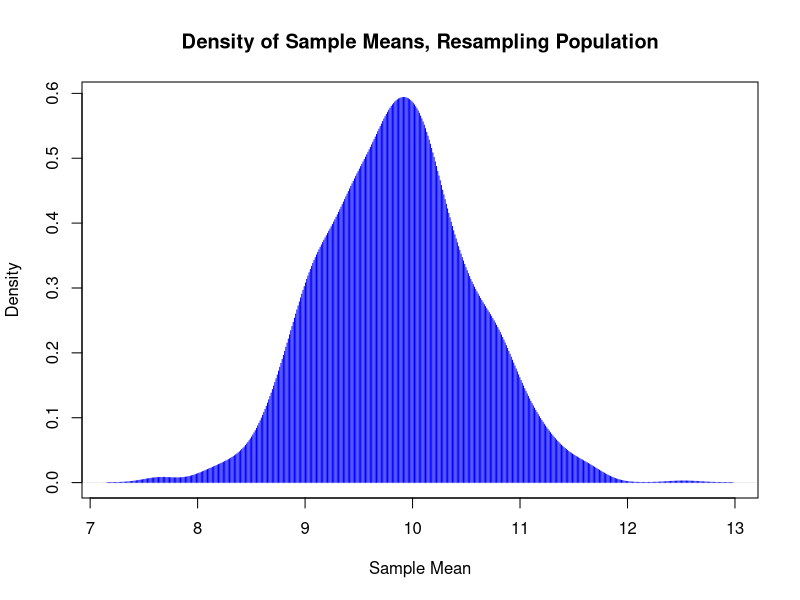
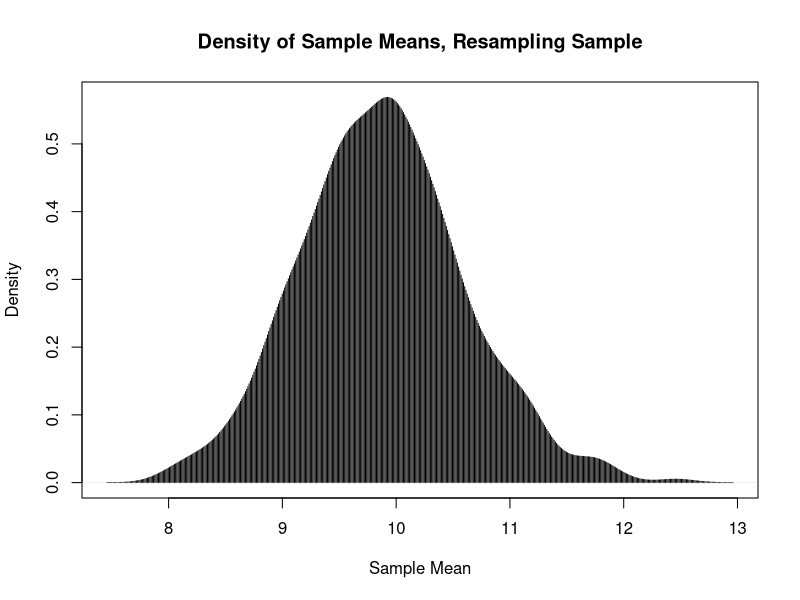
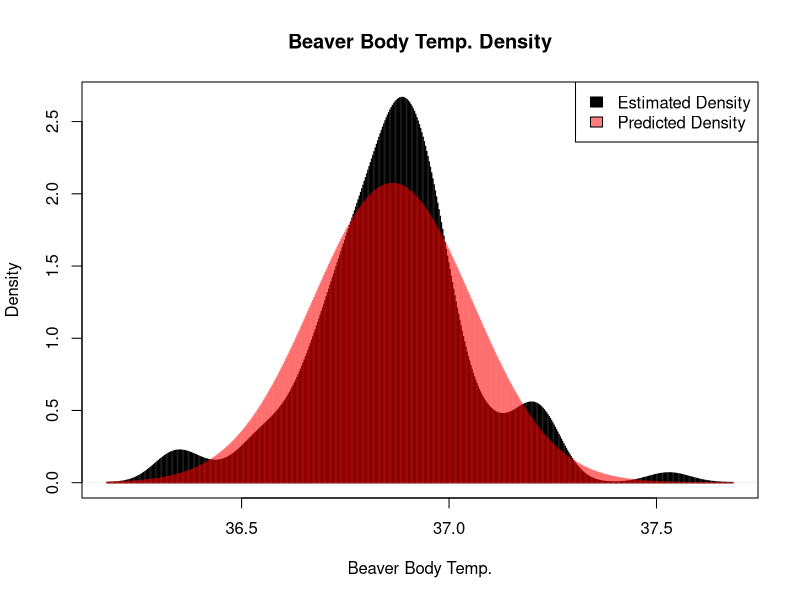
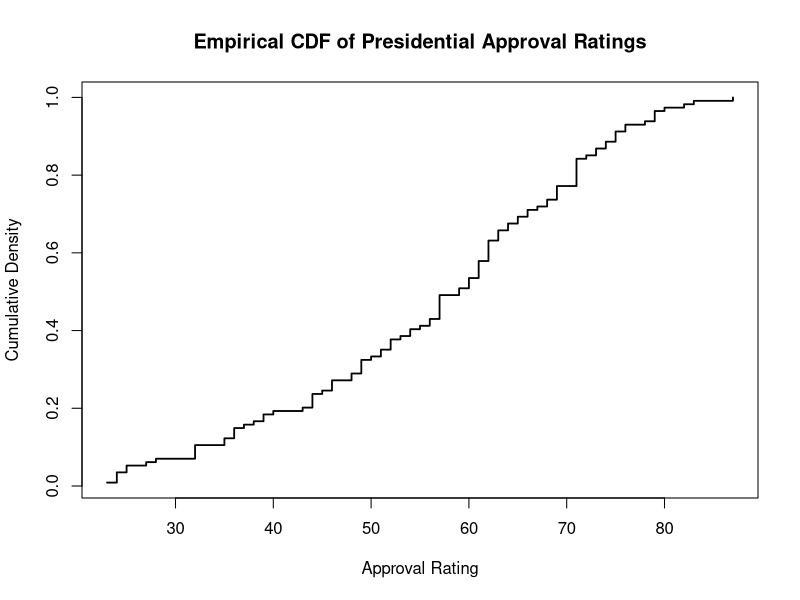

These charts were generated, in order, by the following R code:
## ---- chunk 1
knitr::opts_chunk$set(echo = TRUE)
## ---- chunk 2
N = 10000
theta = 10
rate = 1/theta
exp_pop = rexp(N, rate = rate)
## ---- chunk 3
num_samples = 1000
sample_size = 200
sample_1 = rep(0, num_samples)
for (i in 1:num_samples) {
  sample_1[i] = mean(sample(exp_pop, sample_size))
}
sample_1_mean_dens = density(sample_1)
plot(sample_1_mean_dens,
     xlab = "Sample Mean",
     main = "Density of Sample Means, Resampling Population",
     type = "h",
     col = "blue")
## ---- chunk 4
solo_sample = sample(exp_pop, sample_size)
sample_2 = rep(0, num_samples)
for (i in 1:num_samples) {
  sample_2[i] = mean(sample(exp_pop, sample_size, replace = TRUE))
}
sample_2_mean_dens = density(sample_2)
plot(sample_2_mean_dens,
     xlab = "Sample Mean",
     main = "Density of Sample Means, Resampling Sample",
     type = "h")
## ---- chunk 5
MLE_fun_gen_gamma = function(y,par_0=c(1,1,1),tol=1e-15,maxit=1e5, hess=FALSE){
  #par_0 power and shape and expectation
  par_trans_theta_gen_gamma = function(par){theta = log(par); return(theta)}
  theta_trans_par_gen_gamma = function(theta){par = exp(theta); return(par)}
  ll_par_gen_gamma = function(par,y){
   sum(dgamma(y^(par[1]),shape=par[2],rate=par[2]/(par[3])^par[1],log=TRUE)) +log(par[1])*length(y)+ (par[1]-1)*sum(log(y))
  }
  ll_theta_gen_gamma = function(theta,y){
    par = theta_trans_par_gen_gamma(theta)
    ll = ll_par_gen_gamma(par,y)
    return(ll)
  }
  theta_0 = par_trans_theta_gen_gamma(par_0)
  fn_theta = ll_theta_gen_gamma
  method="Nelder-Mead"
  control = list(fnscale= -1, maxit=maxit, reltol=tol)
  opt = optim(par=theta_0,fn=fn_theta,y=y,method=method,control=control)
  MLE = theta_trans_par_gen_gamma(opt$par)
  log_lik = opt$value
  if(!hess){
    return(list(MLE=MLE, log_lik=log_lik))
  }else{
    fn_par = ll_par_gen_gamma
    hess = optimHess(MLE,fn=fn_par,y=y,control=control)
    fisher_info = -hess
    cov = solve(fisher_info)
    return(list(MLE=MLE, log_lik=log_lik, fisher_info = fisher_info, covariance = cov))
  }
}

pred_dens_gen_gamma = function(y_val,mle){
  par = mle$MLE
  pred = exp(dgamma(y_val^(par[1]),
                    shape=par[2],
                    rate=par[2]/par[3]^par[1],
                    log=TRUE) +
               log(par[1])+
               (par[1]-1)*log(y_val)
             )
  return(pred)
}
## ---- chunk 6
data("beavers")

y = beaver1$temp

# Fitting is done using the generalized gamma function from HW3, however
# I hid the code as it is quite verbose

MLE = MLE_fun_gen_gamma(y)

density_est = density(y)
density_pred = pred_dens_gen_gamma(density_est$x, MLE)
plot(density_est,
     xlab = "Beaver Body Temp.",
     main = "Beaver Body Temp. Density",
     lwd = 1.5,
     type = "h")
lines(x=density_est$x,
      y = density_pred,
      type="h",
      lwd=1.5,
      col=rgb(1,0,0,alpha = .5))

legend("topright",
       c("Estimated Density", "Predicted Density"),
       fill=c("black",rgb(1,0,0,alpha = .5) ))
## ---- chunk 7
num_samples = 2000
sample_size = floor(length(y)/3)
samples = rep(0, num_samples)
for (i in 1:num_samples) {
  samples[i] = mean(sample(y, sample_size))
}

mean_of_samples = mean(samples)
alpha = .05

# Naive 
quants = quantile(samples, c(alpha/2, 1-alpha/2))
naive_CI = 2*mean_of_samples - quants[2:1]
names(naive_CI) = c("Lower", "Upper")

# Pivot
y_bar = mean(y)
piv_int = (2*y_bar) - naive_CI[2:1]
names(piv_int) = names(naive_CI)


## ---- chunk 8
cat("Naive 95% Confidence Interval\n", "Lower    Upper\n", naive_CI, "\n")
cat("-----------\nPivot Interval\nLower    Upper\n", piv_int)
## ---- chunk 9
data(presidents)
y = as.vector(presidents)
y = y[!is.na(y)]
y = sort(y)
x = unique(y)

n = length(y)
nx = length(x)
counts = rep(0, nx)

val_idx = 1
for (i in 1:n) {
  if (y[i] != x[val_idx]) {
    val_idx = val_idx + 1
  }
  counts[val_idx] = counts[val_idx] + 1
}
emp_dens = cumsum(counts) * (1/n)

plot(x,
     emp_dens,
     type="s",
     lwd=1.75,
     xlab = "Approval Rating",
     ylab = "Cumulative Density",
     main = "Empirical CDF of Presidential Approval Ratings"
     )
